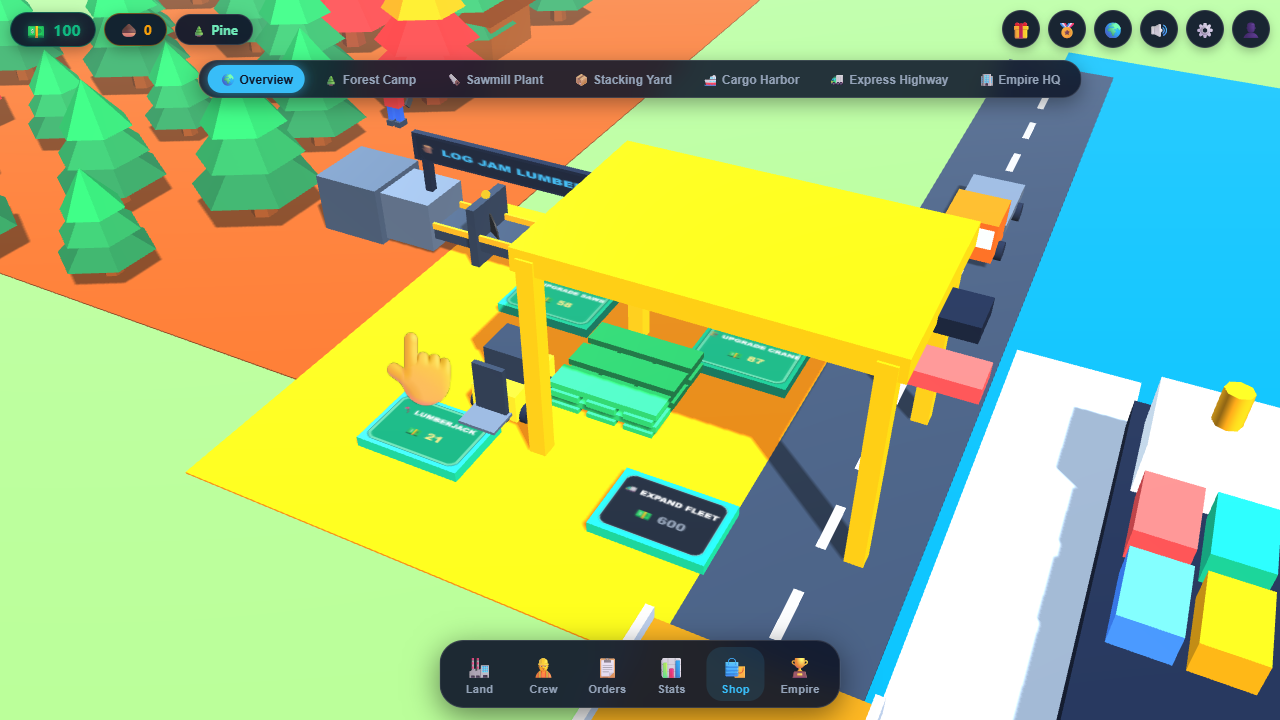
#> input picture test_screen.png, 1280 x 720 px
$ python inspect_current_game.py
#> lines starting #> are read from the running program, lines starting #| are printed output that depends on the picture
from PIL import Image
import numpy as np

im = Image.open('test_screen.png')
#> im is the input picture: PIL image 1280x720 RGB; mean R, G, B 159.3, 189, 124.7
w, h = im.size
#> w = 1280; h = 720
print(f"Current game screenshot: {w}x{h}")
#| Current game screenshot: 1280x720

arr = np.array(im)
# Check dominant color
# Find where the machines/conveyor/trucks are in the screenshot
# The grass in our game is 0x4ade80 (RGB ~ 74, 222, 128)
# Saws are at -8 to 2
# Let's inspect where pixels differ from background
bg_color = np.array([219, 234, 254]) # 0xdbeafe
diff = np.abs(arr[:,:,:3] - bg_color).sum(axis=2)
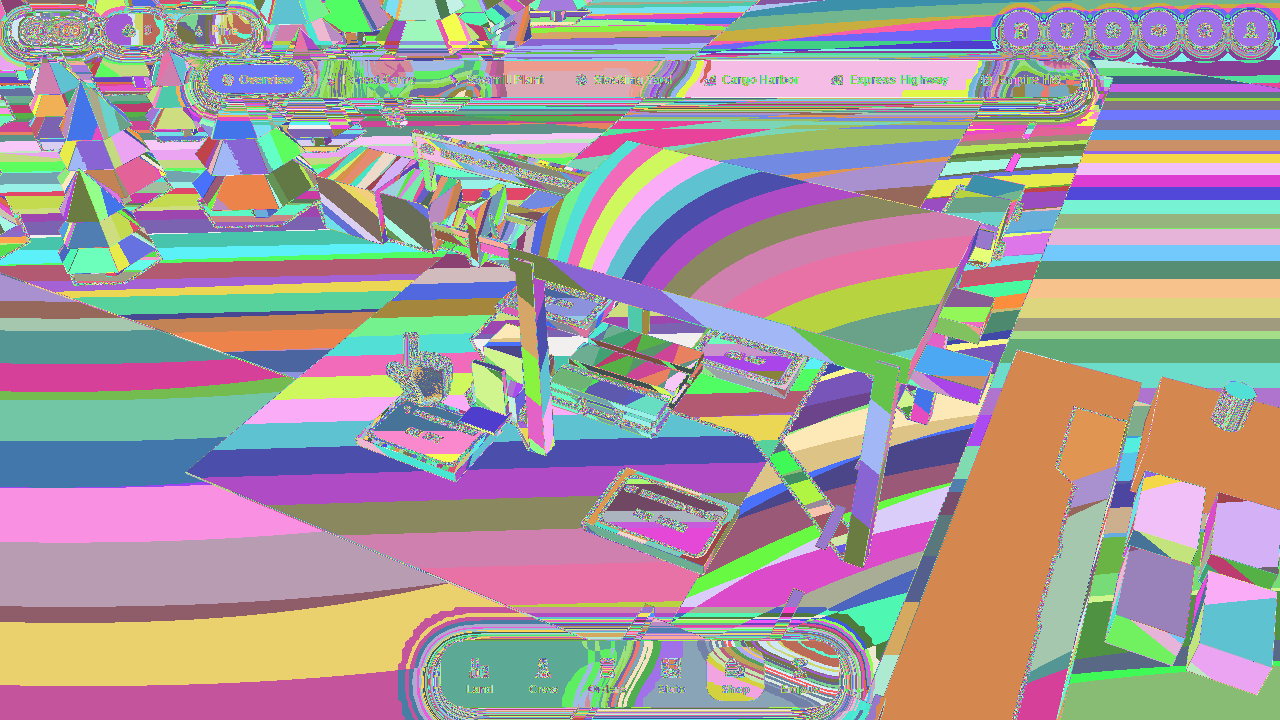
#> diff: shape (720, 1280) int64; 602 distinct labels, from 11 to 627; one colour per label, 0 black
content_pixels = np.where(diff > 30)
#> content_pixels = 921129 positions, rows 0 to 719, columns 0 to 1279
if len(content_pixels[0]) > 0:
    min_y, max_y = content_pixels[0].min(), content_pixels[0].max()
#> min_y = 0; max_y = 719
    min_x, max_x = content_pixels[1].min(), content_pixels[1].max()
#> min_x = 0; max_x = 1279
    print(f"Rendered content area: x:[{min_x}, {max_x}] ({max_x - min_x}px), y:[{min_y}, {max_y}] ({max_y - min_y}px)")
#| Rendered content area: x:[0, 1279] (1279px), y:[0, 719] (719px)
    print(f"Content occupies {(len(content_pixels[0]) / (w*h)) * 100:.1f}% of screen")
#| Content occupies 99.9% of screen

$ run again, with crop_center_detail.png copied over test_screen.png
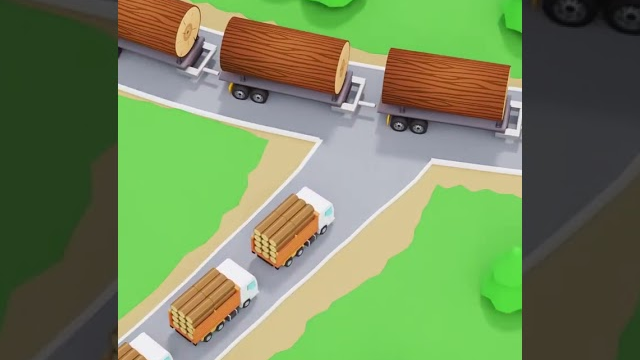
#> input picture crop_center_detail.png, 640 x 360 px
#> im is the input picture: PIL image 640x360 RGB; mean R, G, B 112.9, 132.4, 88.1
#| Current game screenshot: 640x360
#> `diff = np.abs(arr[:,:,:3] - bg_color).sum(axis=2)`:
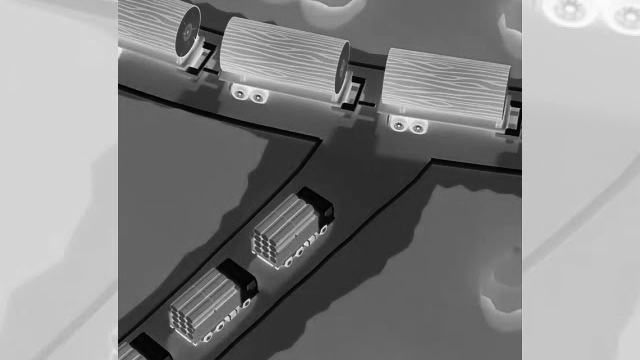
#> diff: shape (360, 640) int64; min 17, max 688, mean 374.5; drawn with min black and max white
#> content_pixels = 230042 positions, rows 0 to 359, columns 0 to 639
#> min_y = 0; max_y = 359
#> min_x = 0; max_x = 639
#| Rendered content area: x:[0, 639] (639px), y:[0, 359] (359px)
#| Content occupies 99.8% of screen
